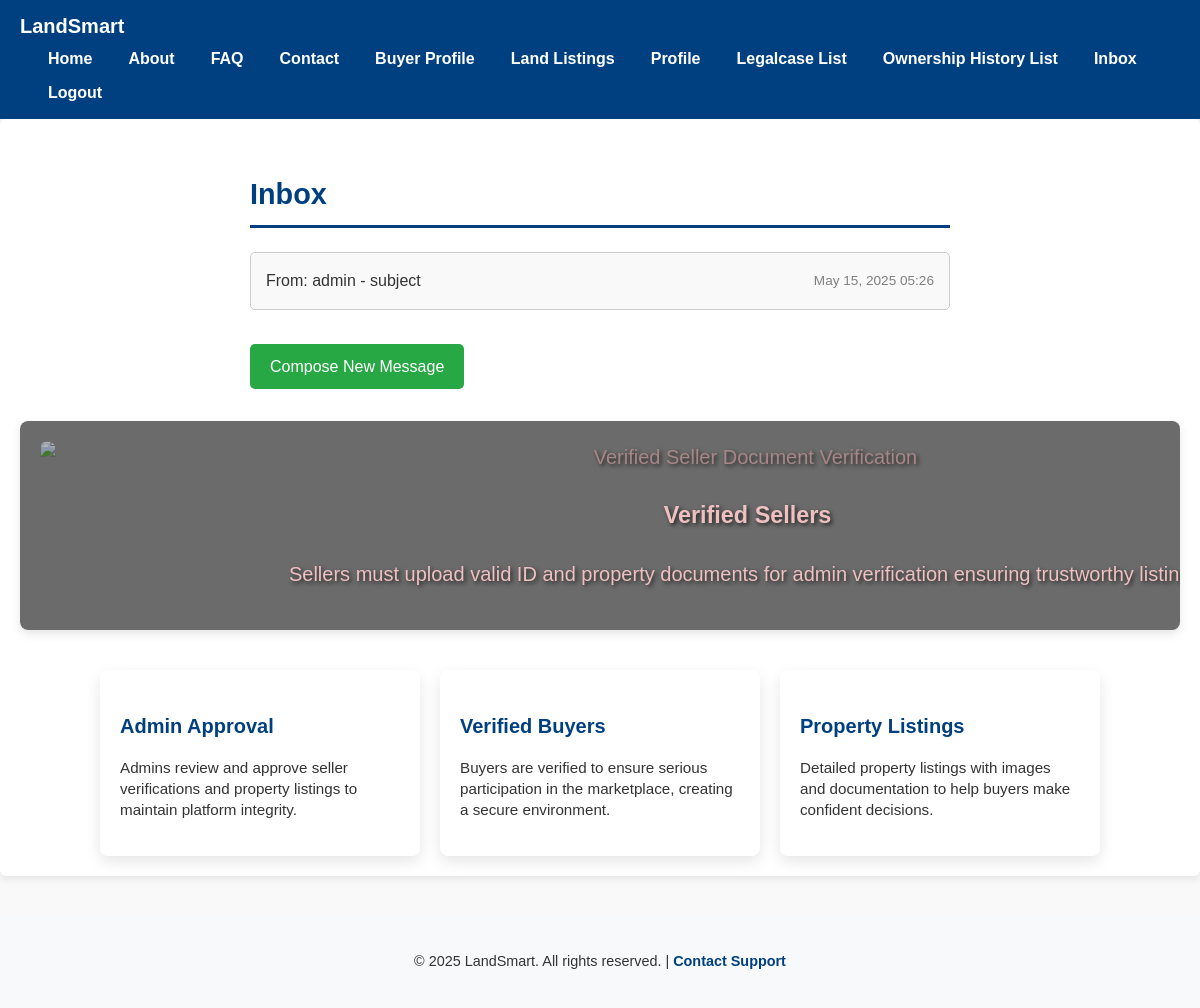
Page /messages/inbox/ (signed in) on the committed database.
### accounts/models.py (models this page shows, shortened)
class Message(models.Model):
    sender = models.ForeignKey(settings.AUTH_USER_MODEL, on_delete=models.CASCADE, related_name='sent_messages')
    receiver = models.ForeignKey(settings.AUTH_USER_MODEL, on_delete=models.CASCADE, related_name='received_messages')
    subject = models.CharField(max_length=255, blank=True)
    body = models.TextField()
    attachment = models.FileField(upload_to='message_attachments/', blank=True, null=True)
    timestamp = models.DateTimeField(default=timezone.now)
    is_read = models.BooleanField(default=False)

class CustomUser(AbstractUser):
    is_verified = models.BooleanField(default=False)
    is_buyer = models.BooleanField(default=False)
    is_seller = models.BooleanField(default=False)
    adhar_card = models.ImageField(upload_to='documents/adhar/', blank=True, null=True)
    pan_card = models.ImageField(upload_to='documents/pan/', blank=True, null=True)
    profile_photo = models.ImageField(upload_to='profiles/', blank=True, null=True)
    email = models.EmailField(unique=True)

### accounts/views.py (the view)
# urls.py: path('messages/inbox/', inbox, name='inbox'),
@login_required
def inbox(request):
    messages = Message.objects.filter(receiver=request.user).order_by('-timestamp')
    return render(request, 'users/inbox.html', {'messages': messages})

### templates/users/inbox.html
{% extends "base.html" %}
{% block content %}
<div style="max-width: 700px; margin: 2rem auto; font-family: Arial, sans-serif;">
  <h2 style="margin-bottom: 1.5rem;">Inbox</h2>
  {% if messages %}
    <ul style="list-style: none; padding: 0; margin: 0;">
      {% for message in messages %}
        <li style="
          background-color: #f9f9f9;
          margin-bottom: 10px;
          border: 1px solid #ccc;
          border-radius: 5px;
          padding: 15px;
          font-weight: {% if not message.is_read %}bold{% else %}normal{% endif %};
        ">
          <a href="{% url 'view_message' message.id %}" style="
            text-decoration: none;
            color: inherit;
            display: flex;
            justify-content: space-between;
            align-items: center;
          ">
            <div>
              From: {{ message.sender.username }} - {{ message.subject|default:"No Subject" }}
            </div>
            <small style="color: gray; font-size: 0.85rem;">
              {{ message.timestamp|date:"M d, Y H:i" }}
            </small>
          </a>
        </li>
      {% endfor %}
    </ul>
  {% else %}
    <p>No messages.</p>
  {% endif %}
  <a href="{% url 'send_message' %}" style="
    display: inline-block;
    margin-top: 1.5rem;
    padding: 10px 20px;
    background-color: #28a745;
    color: white;
    border-radius: 5px;
    text-decoration: none;
  ">Compose New Message</a>
</div>
{% endblock %}

### templates/base.html (style rules this page uses)
:root { --primary-color: #004080; --primary-light: #0059b3; --text-color: #333; --bg-color: #f9f9f9; --card-shadow: rgba(0,0,0,0.1); --card-shadow-hover: rgba(0,0,0,0.15); }
body { font-family: Arial, sans-serif; margin: 0; padding: 0; background: var(--bg-color); color: var(--text-color); line-height: 1.6; }
a, button { transition: color 0.3s ease, background-color 0.3s ease; }
h2 { color: var(--primary-color); border-bottom: 3px solid var(--primary-color); padding-bottom: 8px; margin-bottom: 15px; font-size: 1.8rem; }

### rows in the picture
Message: sender.username "admin", subject "subject", timestamp "May 15, 2025 05:26"
